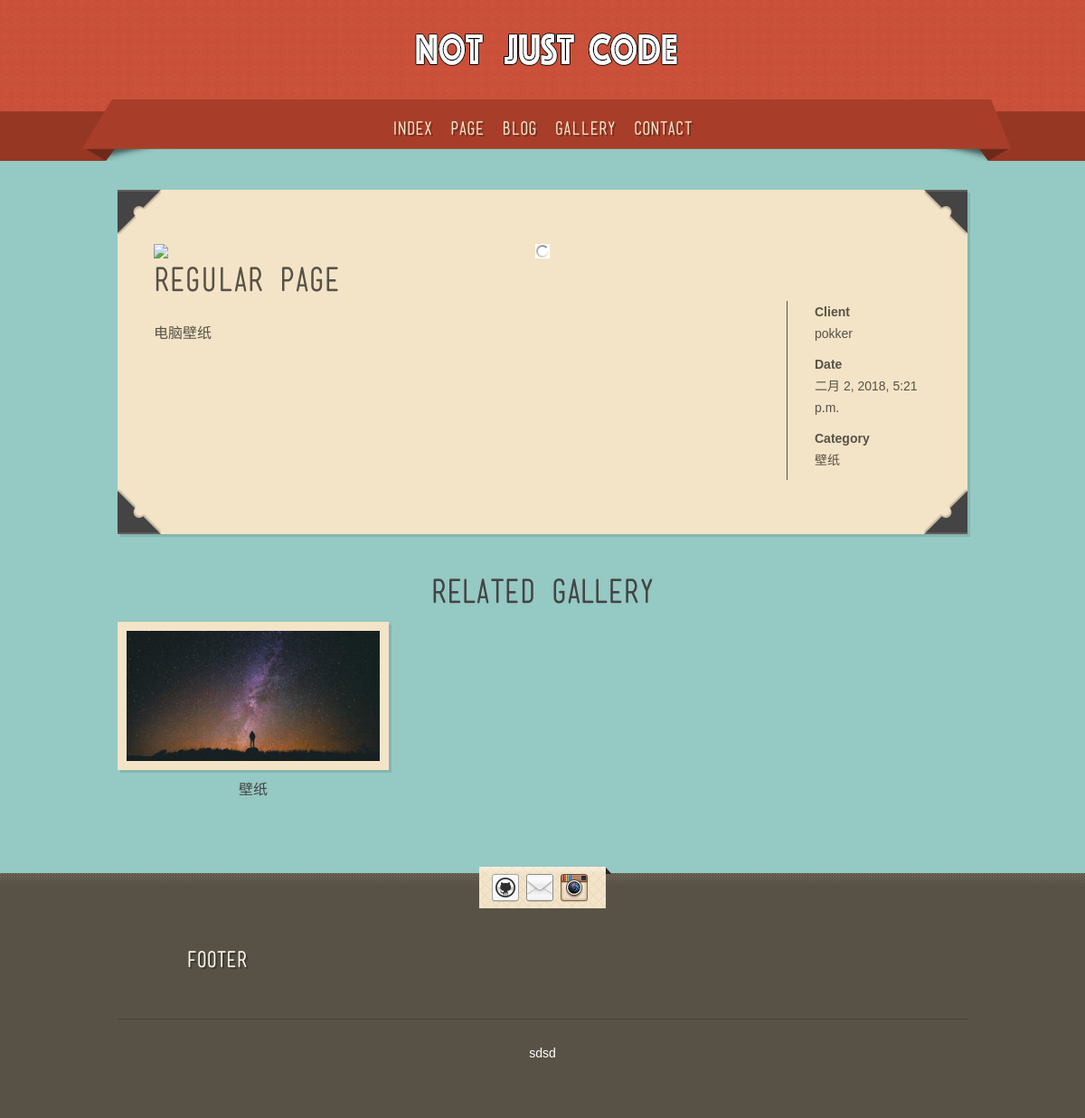
The page /Gallery/2/ on the database as committed earlier.
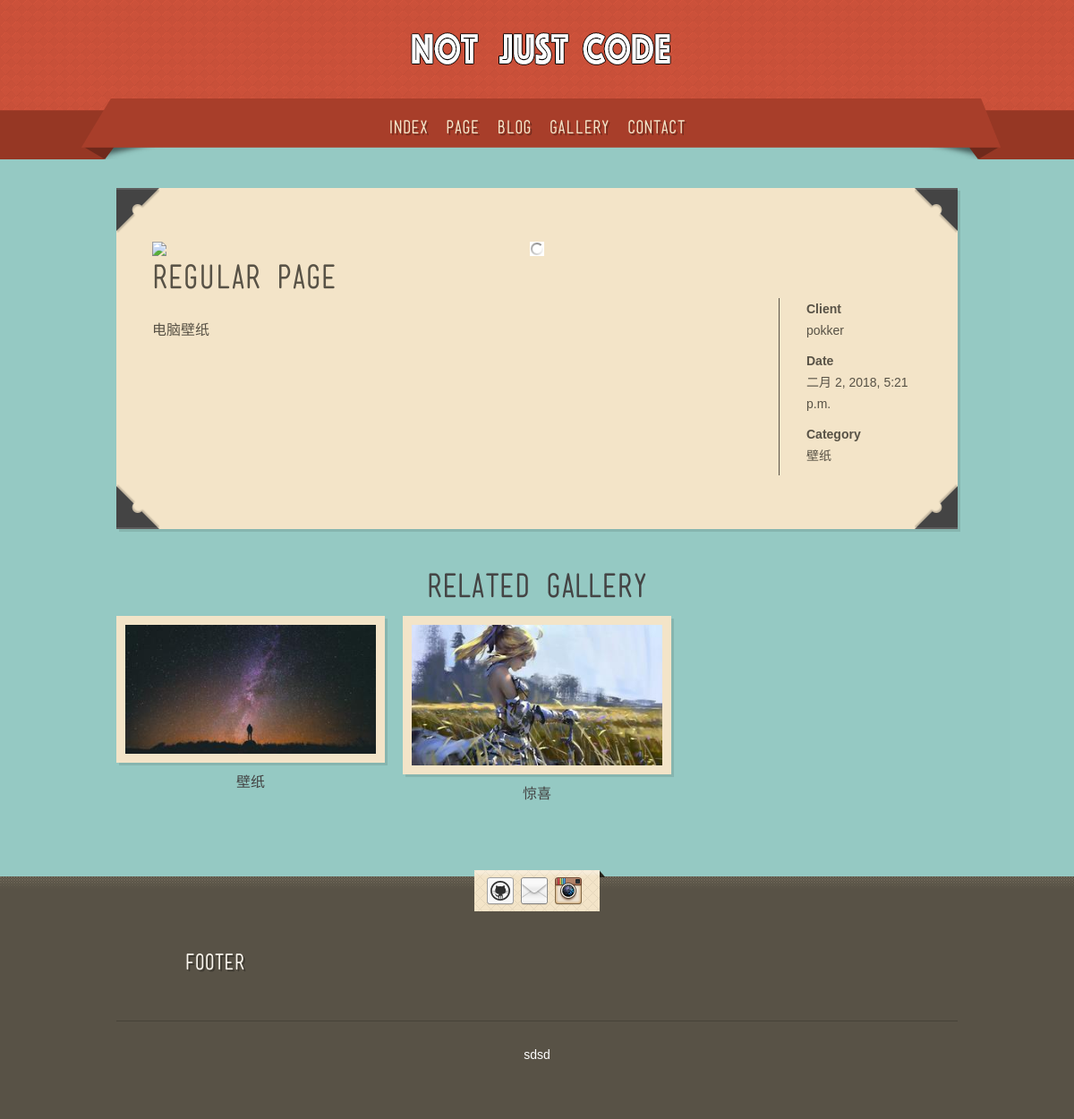
The same page on the database as committed later.
### gallery/models.py (models this page shows, shortened)
class GalleryModel(models.Model):
    title = models.CharField(max_length=100)
    description = models.TextField()
    time = models.DateTimeField()
    category = models.ForeignKey(CategoryModel, on_delete=models.SET_NULL, null=True)
    author = models.ForeignKey(User,on_delete=models.SET_NULL, null=True)
    class Meta:
        ordering = ['-time']
    def get_absolute_url(self):
        return reverse('gallery:project', kwargs={'pk': self.pk})

class CategoryModel(models.Model):
    name = models.CharField(max_length=50)
    def __str__(self):
        return self.name

### gallery/views.py (the view)
# urls.py: url(r'Gallery/(?P<pk>[0-9]+)/$', views.ProjectView.as_view(), name='project'),
class ProjectView(DetailView):
    model = GalleryModel
    template_name = 'blog/project.html'
    context_object_name = 'gallery'
    def get_context_data(self, **kwargs):
        context = super(ProjectView, self).get_context_data(**kwargs)
        cate = get_object_or_404(CategoryModel, pk=self.kwargs.get('pk'))
        related_list = GalleryModel.objects.filter(category=cate).order_by('-time')
        context.update({
            'related_list': related_list
        })
        return context

### gallery/files_handle.py (called while the page is built)
def _add_thumb(s):
    parts = s.split(".")
    parts.insert(-1, "thumb")
    if parts[-1].lower() not in ['jpeg', 'jpg']:
        parts[-1] = 'jpg'
    return ".".join(parts)

    def _get_thumb_url(self):
        return _add_thumb(self.url)

### templates/blog/project.html (shortened to what this page needs)
{% extends "blog/base_generic.html" %}
{% load staticfiles %}
{% block content %}
    <div role="main" id="main">
        <div class="wrapper">
            <div class="page-content portfolio-content">
                <div class="entry-content cf">
                    <div class="slider-wrapper theme-default">
                        <div id="slider-project" class="nivoSlider">
                        </div>
                        <h2>REGULAR PAGE</h2>
                        <div class="project-content">
                            <p><br>{{ gallery.description }}
                            </p>
                        </div>
                        <div class="project-info">
                            <p><strong>Client</strong>{{ gallery.author }}</p>
                            <p><strong>Date</strong>{{ gallery.time }}</p>
                            <p><strong>Category</strong>{{ gallery.category }}</p>
                        </div>
                    </div>
                    <div class="c-1"></div>
                    <div class="c-2"></div>
                    <div class="c-3"></div>
                    <div class="c-4"></div>
                </div>
            </div>
            <div class="related-projects">
                <h2 class="related-heading">Related Gallery</h2>
                <ul class="related-list cf">
                    {% for related in related_list %}
                        <li>
                            <a href={{ related.get_absolute_url }} class="thumb"><img
                                    src="{{ related.imagemodel_set.all.0.image.thumb_url }}" alt=""/></a>
                            <a href={{ related.get_absolute_url }}>{{ related.title }}</a>
                        </li>
                    {% endfor %}
                </ul>
            </div>
        </div>
    </div>
{% endblock %}

Rows that differ between the two databases and show on the page:
added GalleryModel: shows a picture, title "惊喜"
